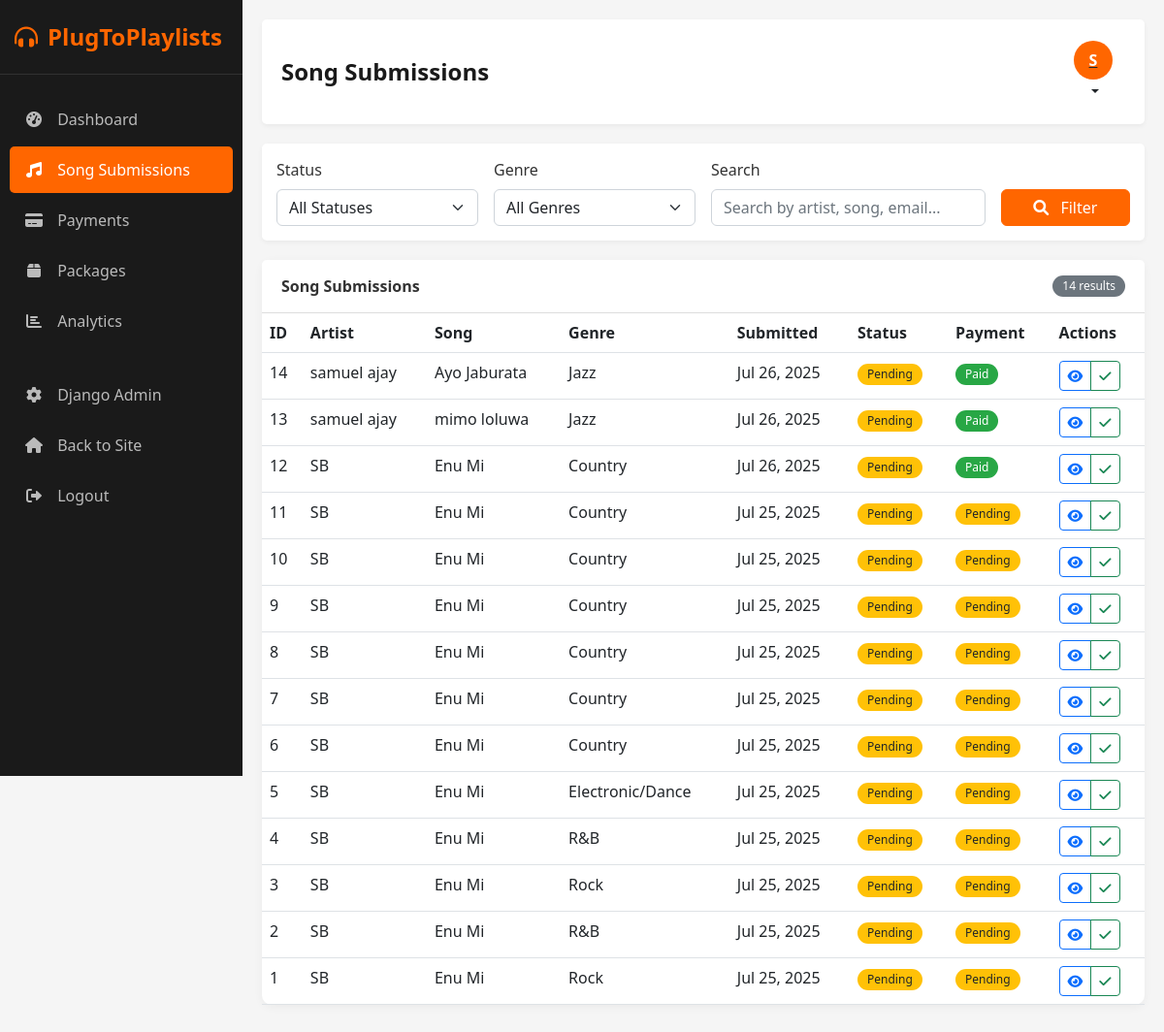
Screenshot of /admin-dashboard/songs/ (signed in) with the database file from the repository.
### landing/models.py (models this page shows, shortened)
class SongSubmission(models.Model):
    GENRE_CHOICES = [
        ('pop', 'Pop'),
        ('hiphop', 'Hip Hop/Rap'),
        ('rnb', 'R&B'),
        ('edm', 'Electronic/Dance'),
        ('rock', 'Rock'),
        ('alternative', 'Alternative'),
        ('country', 'Country'),
        ('jazz', 'Jazz'),
        ('classical', 'Classical'),
        ('other', 'Other'),
    ]
    LINK_TYPE_CHOICES = [
        ('spotify', 'Spotify'),
        ('youtube', 'YouTube Music'),
    ]
    PAYMENT_STATUS_CHOICES = [
        ('pending', 'Pending'),
        ('completed', 'Completed'),
        ('failed', 'Failed'),
    ]
    user = models.ForeignKey(User, on_delete=models.SET_NULL, null=True, blank=True)
    artist_name = models.CharField(max_length=100)
    song_title = models.CharField(max_length=100)
    genre = models.CharField(max_length=50, choices=GENRE_CHOICES)
    link_type = models.CharField(max_length=20, choices=LINK_TYPE_CHOICES)
    music_link = models.URLField()
    song_file = models.FileField(
        upload_to='song_submissions/%Y/%m/%d/',
        null=True,
        blank=True,
        help_text="Upload your song file if you don't have a streaming link"
    )
    email = models.EmailField()
    phone = models.CharField(max_length=20, blank=True, null=True)
    social_media = models.CharField(
        max_length=100,
        blank=True,
        help_text="Your Instagram/Twitter handle"
    )
    bio = models.TextField(
        blank=True,
        help_text="Tell us about yourself and your music"
    )
    submission_date = models.DateTimeField(auto_now_add=True)
    is_approved = models.BooleanField(default=False)
    notes = models.TextField(
        blank=True,
        help_text="Internal notes about this submission"
    )
    package = models.ForeignKey(
        Package,
        on_delete=models.SET_NULL,
        null=True,
        blank=True,
        help_text="Selected package for this submission"
    )
    payment_status = models.CharField(
        max_length=20,
        choices=PAYMENT_STATUS_CHOICES,
        default='pending'
    )
    transaction_reference = models.CharField(
        max_length=100,
        blank=True,
        help_text="Flutterwave transaction reference"
    )
    payment_date = models.DateTimeField(
        null=True,
        blank=True,
        help_text="When payment was completed"
    )
    class Meta:
        ordering = ['-submission_date']
        verbose_name = "Song Submission"
        verbose_name_plural = "Song Submissions"
        indexes = [
            models.Index(fields=['artist_name']),
            models.Index(fields=['song_title']),
            models.Index(fields=['submission_date']),
            models.Index(fields=['payment_status']),
        ]

### admin_dashboard/decorators.py (the view)
    def wrapper(request, *args, **kwargs):
        if not check_admin(request.user):
            messages.error(request, "You don't have permission to access the admin dashboard.")
            return redirect('admin_dashboard:login')
        return decorated_view(request, *args, **kwargs)

### admin_dashboard/views.py (called while the page is built, shortened)
@admin_required
def song_list(request):
    status = request.GET.get('status', '')
    genre = request.GET.get('genre', '')
    search = request.GET.get('search', '')
    songs = SongSubmission.objects.all().order_by('-submission_date')
    if genre:
        songs = songs.filter(genre=genre)
    context = {
        'songs': songs,
        'status': status,
        'genre': genre,
        'search': search,
        'genre_choices': SongSubmission.GENRE_CHOICES,
    }
    return render(request, 'admin_dashboard/song_list.html', context)

### admin_dashboard/templates/admin_dashboard/song_list.html (shortened to what this page needs)
{% extends 'admin_dashboard/base.html' %}
{% block header_title %}Song Submissions{% endblock %}
{% block content %}
<div class="filter-section">
    <form method="get" class="row g-3 align-items-end">
        <div class="col-md-3">
            <label for="status" class="form-label">Status</label>
            <select name="status" id="status" class="form-select">
                <option value="">All Statuses</option>
            </select>
        </div>
        <div class="col-md-3">
            <label for="genre" class="form-label">Genre</label>
            <select name="genre" id="genre" class="form-select">
                <option value="">All Genres</option>
            </select>
        </div>
        <div class="col-md-4">
            <label for="search" class="form-label">Search</label>
            <input type="text" name="search" id="search" class="form-control" placeholder="Search by artist, song, email..." value="{{ search }}">
        </div>
        <div class="col-md-2">
            <button type="submit" class="btn btn-primary w-100">
                <i class="fas fa-search me-2"></i> Filter
            </button>
        </div>
    </form>
</div>
<div class="card">
    <div class="card-header d-flex justify-content-between align-items-center">
        <span>Song Submissions</span>
        <span class="badge bg-secondary">{{ songs.count }} results</span>
    </div>
    <div class="card-body p-0">
        <div class="table-responsive">
            <table class="table table-hover">
                <thead>
                    <tr>
                        <th>ID</th>
                        <th>Artist</th>
                        <th>Song</th>
                        <th>Genre</th>
                        <th>Submitted</th>
                        <th>Status</th>
                        <th>Payment</th>
                        <th>Actions</th>
                    </tr>
                </thead>
                <tbody>
                    {% for song in songs %}
                    <tr>
                        <td>{{ song.id }}</td>
                        <td>{{ song.artist_name }}</td>
                        <td>{{ song.song_title }}</td>
                        <td>{{ song.get_genre_display }}</td>
                        <td>{{ song.submission_date|date:"M d, Y" }}</td>
                        <td>
                            {% if song.is_approved %}
                            <span class="badge badge-approved">Approved</span>
                            {% else %}
                            <span class="badge badge-pending">Pending</span>
                            {% endif %}
                        </td>
                        <td>
                            {% if song.payment_status == 'completed' %}
                            <span class="badge badge-completed">Paid</span>
                            {% elif song.payment_status == 'failed' %}
                            <span class="badge badge-failed">Failed</span>
                            {% else %}
                            <span class="badge badge-pending">Pending</span>
                            {% endif %}
                        </td>
                        <td>
                            <div class="btn-group">
                                <a href="{% url 'admin_dashboard:song_detail' song.id %}" class="btn btn-sm btn-outline-primary">
                                    <i class="fas fa-eye"></i>
                                </a>
                                {% if not song.is_approved %}
                                <a href="{% url 'admin_dashboard:song_approve' song.id %}" class="btn btn-sm btn-outline-success">
                                    <i class="fas fa-check"></i>
                                </a>
                                {% else %}
                                <a href="{% url 'admin_dashboard:song_reject' song.id %}" class="btn btn-sm btn-outline-danger">
                                    <i class="fas fa-times"></i>
                                </a>
                                {% endif %}
                            </div>
                        </td>
                    </tr>
                    {% empty %}
                    <tr>
                        <td colspan="8" class="text-center py-4">
                            <p class="text-muted">No song submissions found matching your criteria.</p>
                        </td>
                    </tr>
                    {% endfor %}
                </tbody>
            </table>
        </div>
    </div>
</div>
{% endblock %}

### admin_dashboard/templates/admin_dashboard/base.html (shortened to what this page needs)
<!DOCTYPE html>
<html lang="en">
<head>
    <link href="https://cdn.jsdelivr.net/npm/bootstrap@5.2.3/dist/css/bootstrap.min.css" rel="stylesheet">
    <link rel="stylesheet" href="https://cdnjs.cloudflare.com/ajax/libs/font-awesome/6.0.0/css/all.min.css">
</head>
<body>
    <div class="admin-sidebar">
        <div class="brand">
            <a href="{% url 'admin_dashboard:home' %}" class="brand-logo">
                <i class="fas fa-headphones-alt"></i>
                <span>PlugToPlaylists</span>
            </a>
        </div>
        <ul class="nav flex-column">
            <li class="nav-item">
                <a class="nav-link {% if request.resolver_match.url_name == 'home' %}active{% endif %}" href="{% url 'admin_dashboard:home' %}">
                    <i class="fas fa-tachometer-alt"></i>
                    <span>Dashboard</span>
                </a>
            </li>
            <li class="nav-item">
                <a class="nav-link {% if 'song' in request.resolver_match.url_name %}active{% endif %}" href="{% url 'admin_dashboard:song_list' %}">
                    <i class="fas fa-music"></i>
                    <span>Song Submissions</span>
                </a>
            </li>
            <li class="nav-item">
                <a class="nav-link {% if 'payment' in request.resolver_match.url_name %}active{% endif %}" href="{% url 'admin_dashboard:payment_list' %}">
                    <i class="fas fa-credit-card"></i>
                    <span>Payments</span>
                </a>
            </li>
            <li class="nav-item">
                <a class="nav-link {% if 'package' in request.resolver_match.url_name %}active{% endif %}" href="{% url 'admin_dashboard:package_list' %}">
                    <i class="fas fa-box"></i>
                    <span>Packages</span>
                </a>
            </li>
            <li class="nav-item">
                <a class="nav-link {% if request.resolver_match.url_name == 'analytics' %}active{% endif %}" href="{% url 'admin_dashboard:analytics' %}">
                    <i class="fas fa-chart-bar"></i>
                    <span>Analytics</span>
                </a>
            </li>
            <li class="nav-item mt-4">
                <a class="nav-link" href="{% url 'admin:index' %}">
                    <i class="fas fa-cog"></i>
                    <span>Django Admin</span>
                </a>
            </li>
            <li class="nav-item">
                <a class="nav-link" href="{% url 'landing:index' %}">
                    <i class="fas fa-home"></i>
                    <span>Back to Site</span>
                </a>
            </li>
            <li class="nav-item">
                <a class="nav-link" href="{% url 'accounts:logout' %}">
                    <i class="fas fa-sign-out-alt"></i>
                    <span>Logout</span>
                </a>
            </li>
        </ul>
    </div>
    <div class="admin-content">
        <div class="dashboard-header">
            <h1>{% block header_title %}Admin Dashboard{% endblock %}</h1>
            <div class="user-profile">
                <div class="dropdown">
                    <button class="btn btn-link dropdown-toggle text-dark" type="button" id="dropdownMenuButton" data-bs-toggle="dropdown" aria-expanded="false">
                        <div class="avatar">{{ request.user.username.0|upper }}</div>
                    </button>
                </div>
            </div>
        </div>
        {% block content %}{% endblock %}
    </div>
</body>
</html>

### admin_dashboard/templates/admin_dashboard/base.html (style rules this page uses)
:root { --primary-color: #ff6600; --primary-dark: #cc5200; --secondary-color: #1a1a1a; --light-bg: #f5f5f5; --text-color: #333333; --border-color: #dddddd; }
body { background-color: var(--light-bg); color: var(--text-color); font-family: 'Segoe UI', Tahoma, Geneva, Verdana, sans-serif; }
.admin-sidebar { background-color: var(--secondary-color); color: white; height: 100vh; position: fixed; padding-top: 20px; width: 250px; }
.admin-sidebar .brand { padding: 0 15px 20px; border-bottom: 1px solid rgba(255, 255, 255, 0.1); margin-bottom: 20px; }
.admin-sidebar .brand-logo { color: var(--primary-color); font-size: 24px; font-weight: bold; text-decoration: none; display: flex; align-items: center; }
.admin-sidebar .brand-logo i { margin-right: 10px; }
.admin-sidebar .nav-link { color: rgba(255, 255, 255, 0.7); padding: 12px 15px; border-radius: 5px; margin: 2px 10px; transition: all 0.3s; }
.admin-sidebar .nav-link.active { background-color: var(--primary-color); color: white; }
.admin-sidebar .nav-link i { margin-right: 10px; width: 20px; text-align: center; }
.admin-content { margin-left: 250px; padding: 20px; }
.dashboard-header { background-color: white; padding: 15px 20px; border-radius: 5px; box-shadow: 0 2px 5px rgba(0, 0, 0, 0.05); margin-bottom: 20px; display: flex; justify-content: space-between; align-items: center; }
.dashboard-header h1 { margin: 0; font-size: 24px; font-weight: bold; color: var(--secondary-color); }
.user-profile { display: flex; align-items: center; gap: 10px; }
.user-profile .avatar { width: 40px; height: 40px; border-radius: 50%; background-color: var(--primary-color); color: white; display: flex; align-items: center; justify-content: center; font-weight: bold; }
.card { border: none; border-radius: 10px; box-shadow: 0 2px 10px rgba(0, 0, 0, 0.05); margin-bottom: 20px; }
.card-header { background-color: white; border-bottom: 1px solid var(--border-color); padding: 15px 20px; font-weight: bold; }
.btn-primary { background-color: var(--primary-color); border-color: var(--primary-color); }
.table { margin-bottom: 0; }
.table th { border-top: none; font-weight: 600; }
.badge { padding: 5px 10px; border-radius: 20px; font-weight: 500; }
.badge-pending { background-color: #ffc107; color: #212529; }
.badge-completed { background-color: #28a745; color: white; }
.filter-section { background-color: white; padding: 15px; border-radius: 5px; margin-bottom: 20px; box-shadow: 0 2px 5px rgba(0, 0, 0, 0.05); }

### rows the page displays
SongSubmission: id "14", artist_name "samuel ajay", song_title "Ayo Jaburata", genre "Jazz", submission_date "Jul 26, 2025", is_approved "Pending", payment_status "Paid"
SongSubmission: id "13", artist_name "samuel ajay", song_title "mimo loluwa", genre "Jazz", submission_date "Jul 26, 2025", is_approved "Pending", payment_status "Paid"
SongSubmission: id "12", artist_name "SB", song_title "Enu Mi", genre "Country", submission_date "Jul 26, 2025", is_approved "Pending", payment_status "Paid"
SongSubmission: id "11", artist_name "SB", song_title "Enu Mi", genre "Country", submission_date "Jul 25, 2025", is_approved "Pending", payment_status "Pending"
SongSubmission: id "10", artist_name "SB", song_title "Enu Mi", genre "Country", submission_date "Jul 25, 2025", is_approved "Pending", payment_status "Pending"
SongSubmission: id "9", artist_name "SB", song_title "Enu Mi", genre "Country", submission_date "Jul 25, 2025", is_approved "Pending", payment_status "Pending"
SongSubmission: id "8", artist_name "SB", song_title "Enu Mi", genre "Country", submission_date "Jul 25, 2025", is_approved "Pending", payment_status "Pending"
SongSubmission: id "7", artist_name "SB", song_title "Enu Mi", genre "Country", submission_date "Jul 25, 2025", is_approved "Pending", payment_status "Pending"
SongSubmission: id "6", artist_name "SB", song_title "Enu Mi", genre "Country", submission_date "Jul 25, 2025", is_approved "Pending", payment_status "Pending"
SongSubmission: id "5", artist_name "SB", song_title "Enu Mi", genre "Electronic/Dance", submission_date "Jul 25, 2025", is_approved "Pending", payment_status "Pending"
SongSubmission: id "4", artist_name "SB", song_title "Enu Mi", genre "R&B", submission_date "Jul 25, 2025", is_approved "Pending", payment_status "Pending"
SongSubmission: id "3", artist_name "SB", song_title "Enu Mi", genre "Rock", submission_date "Jul 25, 2025", is_approved "Pending", payment_status "Pending"
SongSubmission: id "2", artist_name "SB", song_title "Enu Mi", genre "R&B", submission_date "Jul 25, 2025", is_approved "Pending", payment_status "Pending"
SongSubmission: id "1", artist_name "SB", song_title "Enu Mi", genre "Rock", submission_date "Jul 25, 2025", is_approved "Pending", payment_status "Pending"

### other values shown
{{ request.user.username.0|upper }} "S"
{{ songs.count }} "14"
